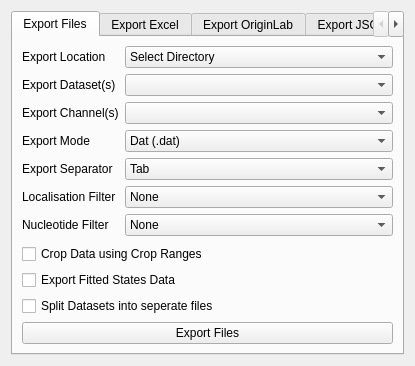
<?xml version="1.0" encoding="UTF-8"?>
<ui version="4.0">
 <class>Form</class>
 <widget class="QWidget" name="Form">
  <property name="geometry">
   <rect>
    <x>0</x>
    <y>0</y>
    <width>415</width>
    <height>351</height>
   </rect>
  </property>
  <property name="sizePolicy">
   <sizepolicy hsizetype="Preferred" vsizetype="MinimumExpanding">
    <horstretch>0</horstretch>
    <verstretch>0</verstretch>
   </sizepolicy>
  </property>
  <property name="windowTitle">
   <string>Form</string>
  </property>
  <layout class="QVBoxLayout" name="verticalLayout">
   <item>
    <widget class="QTabWidget" name="tabWidget">
     <property name="currentIndex">
      <number>0</number>
     </property>
     <widget class="QWidget" name="tab">
      <attribute name="title">
       <string>Export Files</string>
      </attribute>
      <layout class="QVBoxLayout" name="verticalLayout_2">
       <item>
        <layout class="QFormLayout" name="formLayout">
         <item row="0" column="0">
          <widget class="QLabel" name="label_2">
           <property name="text">
            <string>Export Location</string>
           </property>
          </widget>
         </item>
         <item row="0" column="1">
          <widget class="QComboBox" name="export_location">
           <item>
            <property name="text">
             <string>Select Directory</string>
            </property>
           </item>
           <item>
            <property name="text">
             <string>Import Directory</string>
            </property>
           </item>
          </widget>
         </item>
         <item row="3" column="0">
          <widget class="QLabel" name="label">
           <property name="text">
            <string>Export Mode</string>
           </property>
          </widget>
         </item>
         <item row="3" column="1">
          <widget class="QComboBox" name="export_mode">
           <item>
            <property name="text">
             <string>Dat (.dat)</string>
            </property>
           </item>
           <item>
            <property name="text">
             <string>Text (.txt)</string>
            </property>
           </item>
           <item>
            <property name="text">
             <string>CSV (.csv)</string>
            </property>
           </item>
          </widget>
         </item>
         <item row="4" column="0">
          <widget class="QLabel" name="label_9">
           <property name="text">
            <string>Export Separator</string>
           </property>
          </widget>
         </item>
         <item row="4" column="1">
          <widget class="QComboBox" name="export_separator">
           <item>
            <property name="text">
             <string>Tab</string>
            </property>
           </item>
           <item>
            <property name="text">
             <string>Comma</string>
            </property>
           </item>
           <item>
            <property name="text">
             <string>Space</string>
            </property>
           </item>
          </widget>
         </item>
         <item row="1" column="0">
          <widget class="QLabel" name="label_3">
           <property name="text">
            <string>Export Dataset(s)</string>
           </property>
          </widget>
         </item>
         <item row="1" column="1">
          <widget class="QComboBox" name="export_dataset_selection"/>
         </item>
         <item row="2" column="0">
          <widget class="QLabel" name="export_data_selection_label">
           <property name="text">
            <string>Export Channel(s)</string>
           </property>
          </widget>
         </item>
         <item row="2" column="1">
          <widget class="QComboBox" name="export_channel_selection"/>
         </item>
         <item row="5" column="1">
          <widget class="QComboBox" name="export_user_filter">
           <item>
            <property name="text">
             <string>None</string>
            </property>
           </item>
           <item>
            <property name="text">
             <string>0</string>
            </property>
           </item>
           <item>
            <property name="text">
             <string>1</string>
            </property>
           </item>
           <item>
            <property name="text">
             <string>2</string>
            </property>
           </item>
           <item>
            <property name="text">
             <string>3</string>
            </property>
           </item>
           <item>
            <property name="text">
             <string>4</string>
            </property>
           </item>
           <item>
            <property name="text">
             <string>5</string>
            </property>
           </item>
           <item>
            <property name="text">
             <string>6</string>
            </property>
           </item>
           <item>
            <property name="text">
             <string>7</string>
            </property>
           </item>
           <item>
            <property name="text">
             <string>8</string>
            </property>
           </item>
           <item>
            <property name="text">
             <string>9</string>
            </property>
           </item>
          </widget>
         </item>
         <item row="5" column="0">
          <widget class="QLabel" name="export_user_filter_label">
           <property name="text">
            <string>Localisation Filter</string>
           </property>
          </widget>
         </item>
         <item row="6" column="1">
          <widget class="QComboBox" name="export_nucleotide_filter">
           <item>
            <property name="text">
             <string>None</string>
            </property>
           </item>
           <item>
            <property name="text">
             <string>A</string>
            </property>
           </item>
           <item>
            <property name="text">
             <string>T</string>
            </property>
           </item>
           <item>
            <property name="text">
             <string>C</string>
            </property>
           </item>
           <item>
            <property name="text">
             <string>G</string>
            </property>
           </item>
          </widget>
         </item>
         <item row="6" column="0">
          <widget class="QLabel" name="export_nucleotide_filter_label">
           <property name="text">
            <string>Nucleotide Filter</string>
           </property>
          </widget>
         </item>
        </layout>
       </item>
       <item>
        <widget class="QCheckBox" name="export_crop_data">
         <property name="text">
          <string>Crop Data using Crop Ranges</string>
         </property>
        </widget>
       </item>
       <item>
        <widget class="QCheckBox" name="export_fitted_states">
         <property name="text">
          <string>Export Fitted States Data</string>
         </property>
        </widget>
       </item>
       <item>
        <widget class="QCheckBox" name="export_split_datasets">
         <property name="text">
          <string>Split Datasets into seperate files</string>
         </property>
        </widget>
       </item>
       <item>
        <widget class="QPushButton" name="export_gapseq">
         <property name="text">
          <string>Export Files</string>
         </property>
        </widget>
       </item>
      </layout>
     </widget>
     <widget class="QWidget" name="tab_3">
      <attribute name="title">
       <string>Export Excel</string>
      </attribute>
      <layout class="QVBoxLayout" name="verticalLayout_4">
       <item>
        <layout class="QFormLayout" name="formLayout_5">
         <item row="0" column="0">
          <widget class="QLabel" name="label_6">
           <property name="text">
            <string>Export Location</string>
           </property>
          </widget>
         </item>
         <item row="0" column="1">
          <widget class="QComboBox" name="excel_export_location">
           <item>
            <property name="text">
             <string>Select Directory</string>
            </property>
           </item>
           <item>
            <property name="text">
             <string>Import Directory</string>
            </property>
           </item>
          </widget>
         </item>
         <item row="2" column="0">
          <widget class="QLabel" name="export_data_selection_label_3">
           <property name="text">
            <string>Export Channel(s)</string>
           </property>
          </widget>
         </item>
         <item row="2" column="1">
          <widget class="QComboBox" name="excel_export_channel_selection"/>
         </item>
         <item row="3" column="0">
          <widget class="QLabel" name="export_user_filter_label_3">
           <property name="text">
            <string>Localisation Filter</string>
           </property>
          </widget>
         </item>
         <item row="3" column="1">
          <widget class="QComboBox" name="excel_export_user_filter">
           <item>
            <property name="text">
             <string>None</string>
            </property>
           </item>
           <item>
            <property name="text">
             <string>0</string>
            </property>
           </item>
           <item>
            <property name="text">
             <string>1</string>
            </property>
           </item>
           <item>
            <property name="text">
             <string>2</string>
            </property>
           </item>
           <item>
            <property name="text">
             <string>3</string>
            </property>
           </item>
           <item>
            <property name="text">
             <string>4</string>
            </property>
           </item>
           <item>
            <property name="text">
             <string>5</string>
            </property>
           </item>
           <item>
            <property name="text">
             <string>6</string>
            </property>
           </item>
           <item>
            <property name="text">
             <string>7</string>
            </property>
           </item>
           <item>
            <property name="text">
             <string>8</string>
            </property>
           </item>
           <item>
            <property name="text">
             <string>9</string>
            </property>
           </item>
          </widget>
         </item>
         <item row="4" column="0">
          <widget class="QLabel" name="export_nucleotide_filter_label_3">
           <property name="text">
            <string>Nucleotide Filter</string>
           </property>
          </widget>
         </item>
         <item row="4" column="1">
          <widget class="QComboBox" name="excel_export_nucleotide_filter">
           <item>
            <property name="text">
             <string>None</string>
            </property>
           </item>
           <item>
            <property name="text">
             <string>A</string>
            </property>
           </item>
           <item>
            <property name="text">
             <string>T</string>
            </property>
           </item>
           <item>
            <property name="text">
             <string>C</string>
            </property>
           </item>
           <item>
            <property name="text">
             <string>G</string>
            </property>
           </item>
          </widget>
         </item>
         <item row="1" column="0">
          <widget class="QLabel" name="label_4">
           <property name="text">
            <string>Export Dataset(s)</string>
           </property>
          </widget>
         </item>
         <item row="1" column="1">
          <widget class="QComboBox" name="excel_export_dataset_selection"/>
         </item>
        </layout>
       </item>
       <item>
        <widget class="QCheckBox" name="excel_export_crop_data">
         <property name="text">
          <string>Crop Data using Crop Ranges</string>
         </property>
        </widget>
       </item>
       <item>
        <widget class="QCheckBox" name="excel_export_fitted_states">
         <property name="text">
          <string>Export Fitted States Data</string>
         </property>
        </widget>
       </item>
       <item>
        <widget class="QCheckBox" name="excel_export_split_datasets">
         <property name="text">
          <string>Split Datasets into seperate files</string>
         </property>
        </widget>
       </item>
       <item>
        <widget class="QPushButton" name="export_excel">
         <property name="text">
          <string>Export Excel</string>
         </property>
        </widget>
       </item>
      </layout>
     </widget>
     <widget class="QWidget" name="tab_4">
      <attribute name="title">
       <string>Export OriginLab</string>
      </attribute>
      <layout class="QVBoxLayout" name="verticalLayout_5">
       <item>
        <layout class="QFormLayout" name="formLayout_7">
         <item row="0" column="0">
          <widget class="QLabel" name="label_11">
           <property name="text">
            <string>Export Location</string>
           </property>
          </widget>
         </item>
         <item row="0" column="1">
          <widget class="QComboBox" name="origin_export_location">
           <item>
            <property name="text">
             <string>Select Directory</string>
            </property>
           </item>
           <item>
            <property name="text">
             <string>Import Directory</string>
            </property>
           </item>
          </widget>
         </item>
         <item row="2" column="0">
          <widget class="QLabel" name="export_data_selection_label_6">
           <property name="text">
            <string>Export Channel(s)</string>
           </property>
          </widget>
         </item>
         <item row="2" column="1">
          <widget class="QComboBox" name="origin_export_channel_selection"/>
         </item>
         <item row="3" column="0">
          <widget class="QLabel" name="export_user_filter_label_6">
           <property name="text">
            <string>Localisation Filter</string>
           </property>
          </widget>
         </item>
         <item row="3" column="1">
          <widget class="QComboBox" name="origin_export_user_filter">
           <item>
            <property name="text">
             <string>None</string>
            </property>
           </item>
           <item>
            <property name="text">
             <string>0</string>
            </property>
           </item>
           <item>
            <property name="text">
             <string>1</string>
            </property>
           </item>
           <item>
            <property name="text">
             <string>2</string>
            </property>
           </item>
           <item>
            <property name="text">
             <string>3</string>
            </property>
           </item>
           <item>
            <property name="text">
             <string>4</string>
            </property>
           </item>
           <item>
            <property name="text">
             <string>5</string>
            </property>
           </item>
           <item>
            <property name="text">
             <string>6</string>
            </property>
           </item>
           <item>
            <property name="text">
             <string>7</string>
            </property>
           </item>
           <item>
            <property name="text">
             <string>8</string>
            </property>
           </item>
           <item>
            <property name="text">
             <string>9</string>
            </property>
           </item>
          </widget>
         </item>
         <item row="4" column="0">
          <widget class="QLabel" name="export_nucleotide_filter_label_6">
           <property name="text">
            <string>Nucleotide Filter</string>
           </property>
          </widget>
         </item>
         <item row="4" column="1">
          <widget class="QComboBox" name="origin_export_nucleotide_filter">
           <item>
            <property name="text">
             <string>None</string>
            </property>
           </item>
           <item>
            <property name="text">
             <string>A</string>
            </property>
           </item>
           <item>
            <property name="text">
             <string>T</string>
            </property>
           </item>
           <item>
            <property name="text">
             <string>C</string>
            </property>
           </item>
           <item>
            <property name="text">
             <string>G</string>
            </property>
           </item>
          </widget>
         </item>
         <item row="1" column="0">
          <widget class="QLabel" name="label_7">
           <property name="text">
            <string>Export Dataset(s)</string>
           </property>
          </widget>
         </item>
         <item row="1" column="1">
          <widget class="QComboBox" name="origin_export_dataset_selection"/>
         </item>
        </layout>
       </item>
       <item>
        <widget class="QCheckBox" name="origin_export_crop_data">
         <property name="text">
          <string>Crop Data using Crop Ranges</string>
         </property>
        </widget>
       </item>
       <item>
        <widget class="QCheckBox" name="origin_export_fitted_states">
         <property name="text">
          <string>Export Fitted States Data</string>
         </property>
        </widget>
       </item>
       <item>
        <widget class="QCheckBox" name="origin_export_split_datasets">
         <property name="text">
          <string>Split Datasets into seperate files</string>
         </property>
        </widget>
       </item>
       <item>
        <widget class="QPushButton" name="export_origin">
         <property name="text">
          <string>Export OriginLab</string>
         </property>
        </widget>
       </item>
      </layout>
     </widget>
     <widget class="QWidget" name="tab_2">
      <attribute name="title">
       <string>Export JSON Dataset</string>
      </attribute>
      <layout class="QVBoxLayout" name="verticalLayout_3">
       <item>
        <layout class="QFormLayout" name="formLayout_3">
         <item row="0" column="0">
          <widget class="QLabel" name="label_5">
           <property name="text">
            <string>Export Location</string>
           </property>
          </widget>
         </item>
         <item row="0" column="1">
          <widget class="QComboBox" name="json_export_location">
           <item>
            <property name="text">
             <string>Select Directory</string>
            </property>
           </item>
           <item>
            <property name="text">
             <string>Import Directory</string>
            </property>
           </item>
          </widget>
         </item>
        </layout>
       </item>
       <item>
        <widget class="QPushButton" name="export_json">
         <property name="text">
          <string>Export JSON Dataset</string>
         </property>
        </widget>
       </item>
      </layout>
     </widget>
    </widget>
   </item>
  </layout>
 </widget>
 <resources/>
 <connections/>
</ui>
